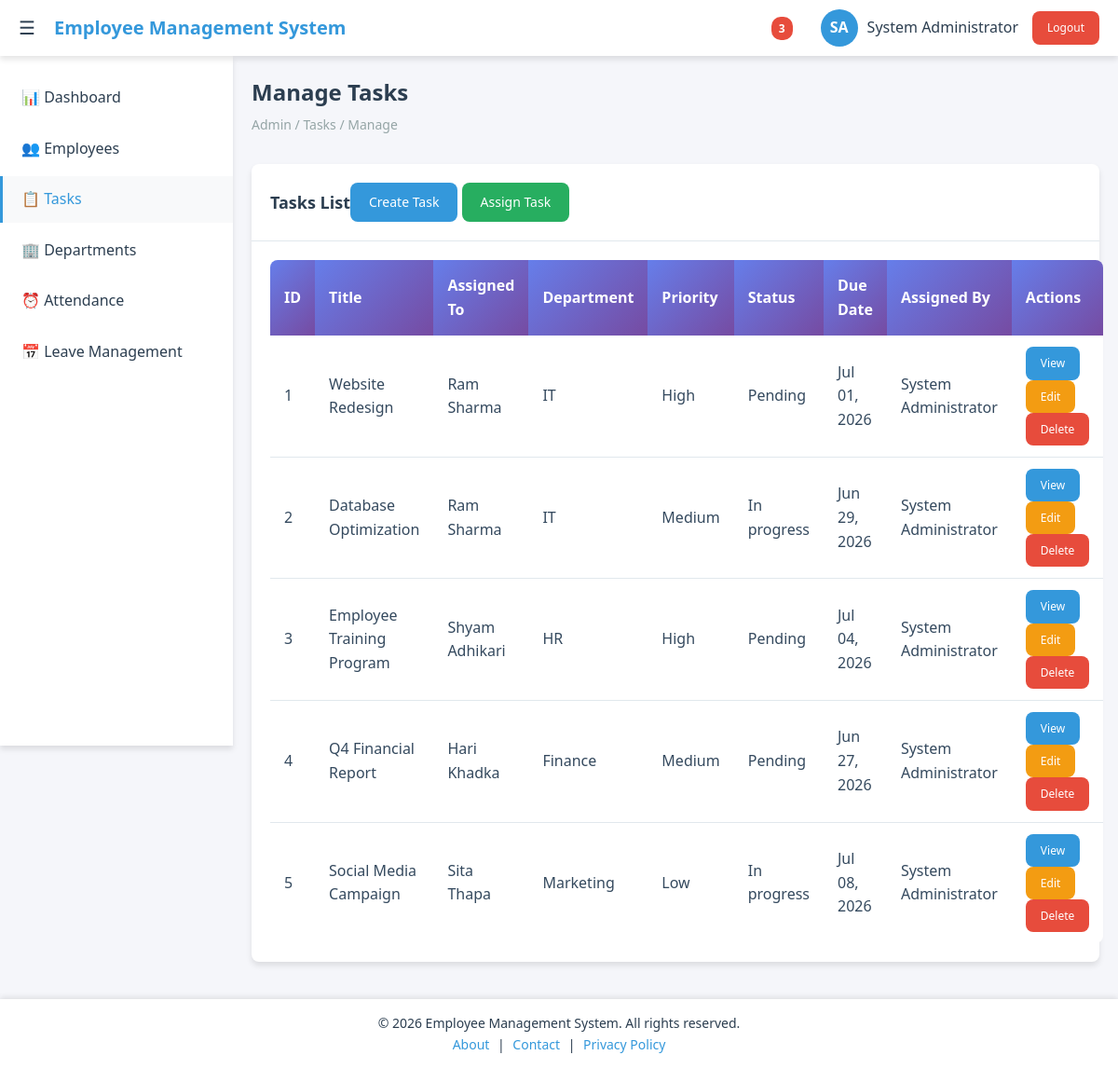
/admin/tasks/manage.php (signed in), run on the app's committed database.
### tables this page shows
CREATE TABLE tasks (
    id INT PRIMARY KEY AUTO_INCREMENT,
    title VARCHAR(255) NOT NULL,
    description TEXT,
    assigned_to INT,
    assigned_by INT,
    department_id INT,
    priority ENUM('low', 'medium', 'high', 'urgent') DEFAULT 'medium',
    status ENUM('pending', 'in_progress', 'completed', 'cancelled') DEFAULT 'pending',
    due_date DATE,
    completed_date DATE,
    created_at TIMESTAMP DEFAULT CURRENT_TIMESTAMP,
    updated_at TIMESTAMP DEFAULT CURRENT_TIMESTAMP ON UPDATE CURRENT_TIMESTAMP,
    FOREIGN KEY (assigned_to) REFERENCES users(id),
    FOREIGN KEY (assigned_by) REFERENCES users(id),
    FOREIGN KEY (department_id) REFERENCES departments(id)
);

CREATE TABLE users (
    id INT PRIMARY KEY AUTO_INCREMENT,
    username VARCHAR(50) UNIQUE NOT NULL,
    email VARCHAR(100) UNIQUE NOT NULL,
    password VARCHAR(255) NOT NULL,
    first_name VARCHAR(50) NOT NULL,
    last_name VARCHAR(50) NOT NULL,
    role ENUM('admin', 'employee') DEFAULT 'employee',
    department_id INT,
    position VARCHAR(100),
    phone VARCHAR(20),
    hire_date DATE DEFAULT CURRENT_DATE,
    status ENUM('active', 'inactive') DEFAULT 'active',
    created_at TIMESTAMP DEFAULT CURRENT_TIMESTAMP,
    updated_at TIMESTAMP DEFAULT CURRENT_TIMESTAMP ON UPDATE CURRENT_TIMESTAMP
);

CREATE TABLE departments (
    id INT PRIMARY KEY AUTO_INCREMENT,
    name VARCHAR(100) NOT NULL,
    description TEXT,
    manager_id INT,
    status ENUM('active', 'inactive') DEFAULT 'active',
    created_at TIMESTAMP DEFAULT CURRENT_TIMESTAMP
);

### admin/tasks/manage.php (the view, shortened to what this page needs)
<?php
include '../../config.php';
$sql = "SELECT t.*,
        u.first_name, u.last_name,
        d.name as department_name,
        ab.first_name as assigned_by_first, ab.last_name as assigned_by_last
        FROM tasks t
        LEFT JOIN users u ON t.assigned_to = u.id
        LEFT JOIN departments d ON t.department_id = d.id
        LEFT JOIN users ab ON t.assigned_by = ab.id
        ORDER BY t.created_at DESC";
$result = $conn->query($sql);
?>
<!DOCTYPE html>
<html lang="en">
<head>
    <link rel="stylesheet" href="../../assets/css/style.css">
    <link rel="stylesheet" href="../../assets/css/admin.css">
    <link rel="stylesheet" href="../../assets/css/tables.css">
</head>
<body>
    <?php include '../../includes/header.php'; ?>
    <?php include '../../includes/sidebar.php'; ?>
    <main class="main-content">
        <div class="page-header">
            <h1 class="page-title">Manage Tasks</h1>
            <div class="breadcrumb">Admin / Tasks / Manage</div>
        </div>
        <div class="card">
            <div class="card-header">
                <h2 class="card-title">Tasks List</h2>
                <div>
                    <a href="create.php" class="btn btn-primary">Create Task</a>
                    <a href="assign.php" class="btn btn-success">Assign Task</a>
                </div>
            </div>
            <div class="card-body">
                <table class="table">
                    <thead>
                        <tr>
                            <th>ID</th>
                            <th>Title</th>
                            <th>Assigned To</th>
                            <th>Department</th>
                            <th>Priority</th>
                            <th>Status</th>
                            <th>Due Date</th>
                            <th>Assigned By</th>
                            <th>Actions</th>
                        </tr>
                    </thead>
                    <tbody>
                        <?php if ($result->num_rows > 0): ?>
                            <?php while ($row = $result->fetch_assoc()): ?>
                                <tr>
                                    <td><?php echo $row['id']; ?></td>
                                    <td><?php echo htmlspecialchars($row['title']); ?></td>
                                    <td><?php echo htmlspecialchars($row['first_name'] . ' ' . $row['last_name']); ?></td>
                                    <td><?php echo htmlspecialchars($row['department_name'] ?? 'N/A'); ?></td>
                                    <td>
                                        <span class="badge priority-<?php echo $row['priority']; ?>">
                                            <?php echo ucfirst($row['priority']); ?>
                                        </span>
                                    </td>
                                    <td>
                                        <span class="badge status-<?php echo $row['status']; ?>">
                                            <?php echo ucfirst(str_replace('_', ' ', $row['status'])); ?>
                                        </span>
                                    </td>
                                    <td><?php echo date('M d, Y', strtotime($row['due_date'])); ?></td>
                                    <td><?php echo htmlspecialchars($row['assigned_by_first'] . ' ' . $row['assigned_by_last']); ?></td>
                                    <td>
                                        <a href="view.php?id=<?php echo $row['id']; ?>" class="btn btn-sm btn-primary">View</a>
                                        <a href="edit.php?id=<?php echo $row['id']; ?>" class="btn btn-sm btn-warning">Edit</a>
                                        <a href="manage.php?delete_id=<?php echo $row['id']; ?>"
                                           class="btn btn-sm btn-danger"
                                           onclick="return confirm('Are you sure you want to delete this task?')">Delete</a>
                                    </td>
                                </tr>
                            <?php endwhile; ?>
                        <?php else: ?>
                            <tr>
                                <td colspan="9" class="text-center">No tasks found</td>
                            </tr>
                        <?php endif; ?>
                    </tbody>
                </table>
            </div>
        </div>
    </main>
    <?php include '../../includes/footer.php'; ?>
</body>
</html>

### assets/css/style.css (style rules this page uses)
:root { --primary-color: #3498db; --primary-dark: #2980b9; --secondary-color: #2c3e50; --success-color: #27ae60; --warning-color: #f39c12; --danger-color: #e74c3c; --light-color: #ecf0f1; --dark-color: #34495e; --white: #ffffff; --gray: #95a5a6; --gray-light: #bdc3c7; --border-radius: 8px; --box-shadow: 0 4px 6px rgba(0, 0, 0, 0.1); --transition: all 0.3s ease; --sidebar-width: 250px; --header-height: 60px; }
* { margin: 0; padding: 0; box-sizing: border-box; }
body { font-family: 'Segoe UI', Tahoma, Geneva, Verdana, sans-serif; background-color: #f5f6fa; color: var(--secondary-color); line-height: 1.6; }
.main-content { margin-left: var(--sidebar-width); margin-top: var(--header-height); padding: 20px; transition: var(--transition); min-height: calc(100vh - var(--header-height)); }
.page-header { margin-bottom: 30px; }
.page-title { font-size: 24px; font-weight: 600; color: var(--secondary-color); margin-bottom: 5px; }
.breadcrumb { color: var(--gray); font-size: 14px; }
.card { background: var(--white); border-radius: var(--border-radius); box-shadow: var(--box-shadow); margin-bottom: 20px; transition: var(--transition); }
.card-header { padding: 20px; border-bottom: 1px solid #e1e8ed; display: flex; justify-content: between; align-items: center; }
.card-title { font-size: 18px; font-weight: 600; color: var(--secondary-color); }
.card-body { padding: 20px; }
.btn { display: inline-flex; align-items: center; gap: 8px; padding: 10px 20px; border: none; border-radius: var(--border-radius); font-size: 14px; font-weight: 500; cursor: pointer; transition: var(--transition); text-decoration: none; }
.btn-sm { padding: 8px 16px; font-size: 12px; }
.btn-primary { background-color: var(--primary-color); color: var(--white); }
.btn-success { background-color: var(--success-color); color: var(--white); }
.btn-warning { background-color: var(--warning-color); color: var(--white); }
.btn-danger { background-color: var(--danger-color); color: var(--white); }
.table { width: 100%; border-collapse: collapse; background: var(--white); border-radius: var(--border-radius); overflow: hidden; }
.table th, .table td { padding: 12px 15px; text-align: left; border-bottom: 1px solid #e1e8ed; }
.table th { background-color: #f8f9fa; font-weight: 600; color: var(--secondary-color); }
body { padding-top: 0; }

### assets/css/tables.css (style rules this page uses)
.table { width: 100%; border-collapse: collapse; background: var(--white); }
.table th { background: linear-gradient(135deg, #667eea 0%, #764ba2 100%); color: var(--white); font-weight: 600; padding: 15px; text-align: left; border: none; }
.table td { padding: 12px 15px; border-bottom: 1px solid #e1e8ed; color: var(--dark-color); }
.table tbody tr:last-child td { border-bottom: none; }

### includes/footer.php (style rules this page uses)
body, html { min-height: 100%; display: flex; flex-direction: column; }
.main-content { flex: 1 0 auto; }

### data on the page
tasks: id "1", title "Website Redesign", assigned_to.last_name "Ram Sharma", department.name "IT", priority "High", status "Pending", due_date "Jul 01, 2026", assigned_by.last_name "System Administrator"
tasks: id "2", title "Database Optimization", assigned_to.last_name "Ram Sharma", department.name "IT", priority "Medium", status "In progress", due_date "Jun 29, 2026", assigned_by.last_name "System Administrator"
tasks: id "3", title "Employee Training Program", assigned_to.last_name "Shyam Adhikari", department.name "HR", priority "High", status "Pending", due_date "Jul 04, 2026", assigned_by.last_name "System Administrator"
tasks: id "4", title "Q4 Financial Report", assigned_to.last_name "Hari Khadka", department.name "Finance", priority "Medium", status "Pending", due_date "Jun 27, 2026", assigned_by.last_name "System Administrator"
tasks: id "5", title "Social Media Campaign", assigned_to.last_name "Sita Thapa", department.name "Marketing", priority "Low", status "In progress", due_date "Jul 08, 2026", assigned_by.last_name "System Administrator"

### other printed values
$pending_count + $unassigned_count "3"
$_SESSION['first_name'] "System"
$_SESSION['last_name'] "Administrator"
